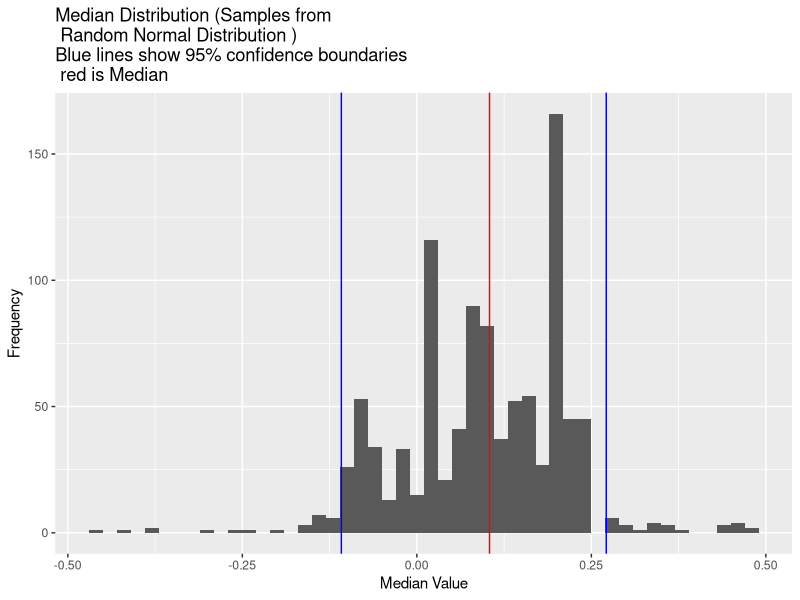
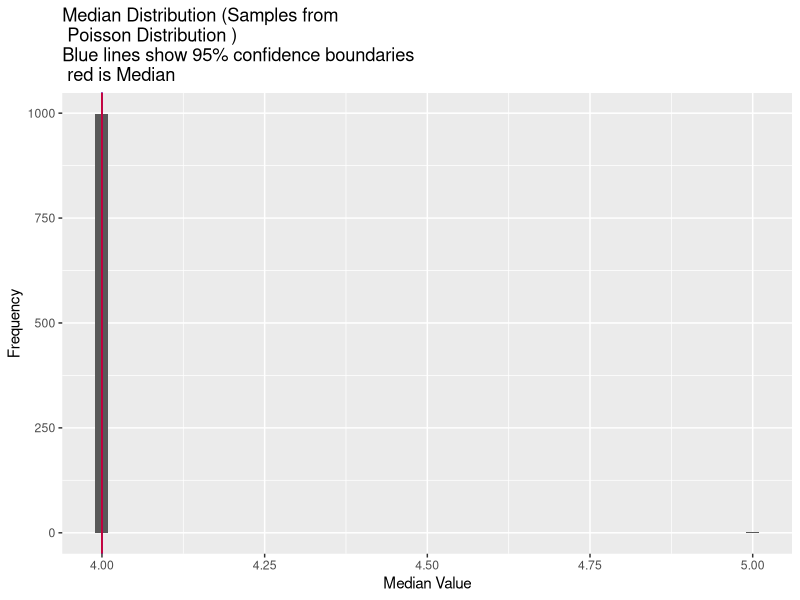
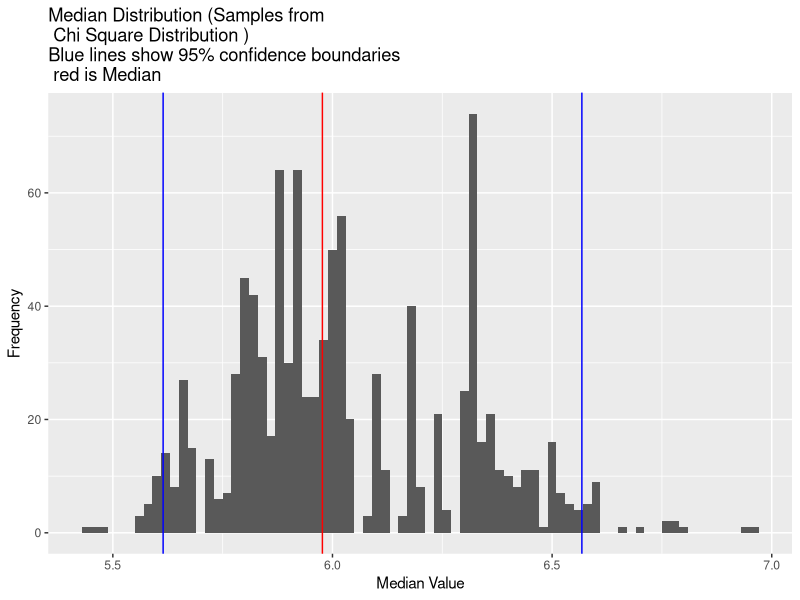

Source code (R) for these figures, in order: (Note: this script raises an error after producing the figures.)
## ---- chunk 1
# Natarajan Shankar
# W 203: Supplement Exercie 4
# July 20th

# Problem 1: BOOTSTRAPPING
#

# Play it safe and set a seed value to get repeatable results
set.seed(314156)

# Pull in needed libraries
library(ggplot2)

# Chose number of samples to be 1001. An odd number helps read the meadian vector easie
NBS <- 1001

# Set the confidence interval (CI) at plus/minus 95% (or 0.05 total outside the CI), 
# split evenly across two tails i.e. 0.025 at each tail
LOW_CI <- 0.05/2
HIGH_CI <- 1 - LOW_CI

# FUNCTION: bootstrap_median()
# Inputs: Number of iterations, NBS and  the parent sample
# Iteration processing to extract many bootstrap samples 
bootstrap_median <- function (iteration, parent_sample) {
  
  # Take a child sample from the parent sample, with replacement.
  # Child sample has the same length as the parent sample
  child_sample <- sample(parent_sample, size = length(parent_sample), replace = TRUE)
    
  # Calculate the median of the new sample
  child_median <- median(child_sample)
  
  # return the calculated mean
  return(child_median)
}


# Main bootstrap processing function
#   1. Takes a parent sample (from one of Random Normal, Chi Square, Binomial)
#   2. Takes the number of bootstrap iteraions (NBS) 
#   3. Iterates over each sample and extracts a median
#   4. Returns a collection of bootstrapped medians and CI interval
median_bootstrap <- function(parent_sample, NBS) {
  
  # Compute the median across NBS sub samples
  median_distribution <- sapply(1:NBS, bootstrap_median, parent_sample = parent_sample)
  
  # Sort the medians from high to low
  median_distribution <- sort(median_distribution)
  
  # compute the 95% confidence interval
  low_CI <- median_distribution[round(NBS * LOW_CI)]
  high_CI <- median_distribution[round(NBS * HIGH_CI)]
  
  # Function returns the median distribution and confidence intervals
  return(list(median_distribution, c(low_CI, high_CI)))
}


# Test the median bootstrap using 3 kinds of data distributions
# 1. Random Normal
# 2. Poisson
# 3. Chi Square
# Plot results for each
test_code <- function() {
  # Random Normal Distribution
    parent_sample <- rnorm(n=100, mean=0, sd =1)
    results <- median_bootstrap(parent_sample, NBS)
    distribution_hist(results, "Random Normal Distribution")
    
  # Poisson Distribution
    parent_sample <- rpois(300, 4)
    results <- median_bootstrap(parent_sample, NBS)
    distribution_hist(results, "Poisson Distribution")
    
  # Chi Square Distribution
    parent_sample <- rchisq(300, df=7)
    results <- median_bootstrap(parent_sample, NBS)
    distribution_hist(results, "Chi Square Distribution")
}



# Use one common plot routine that can be used by the test code. 
# Customize the header strings so that each plat is distinguished by title
distribution_hist <- function (results, type = "") {
    resultsDF <- data.frame(results[[1]])
    myPlot <- ggplot(resultsDF, aes(results[[1]]))
    myPlot <- myPlot + geom_histogram(binwidth=0.02)
    myPlot <- myPlot + 
      ggtitle(paste ("Median Distribution (Samples from \n", type, ")", 
                "\nBlue lines show 95% confidence boundaries\n", "red is Median")) + 
                labs(x="Median Value", y="Frequency") +
                geom_vline(xintercept = results[[2]][1], color = "blue") + 
                geom_vline(xintercept= results[[2]][2], color="blue") +
                geom_vline(xintercept= results[[1]][round(1001/2)], color="red")
    plot(myPlot)
}

# Test the code above
test_code()
## ---- chunk 2
    
# Problem 2: OPTIMIZATION PROBLEM
#

# Function : isEmpty()
# Support routine to determine whether a vector is empty
# Used after cleaning up negative numbers fromm user input.
# If after cleanup of negative numbers, the vector is null, do not process further
isEmpty <- function(x) {
  return(length(x)==0)
}


# Function: objf()
# Scaffolding Cost function for Optim
# Take 3 numbers, x, r, and k. Raise r to the power of k and compare with X
# Return square of the compare

objf <- function(r, numbers, k) {
  
  cost = (numbers - (r^k)) ^2

  return(cost)
}

# Function: rootk()
# Function to find the root k of a positive number using numerical optimization
# Accept a vecor of numbers, numbers
# Return root k for all the numbers in the vector
rootk <- function(numbers, k, start = NULL) {
  
  if (!isEmpty(x <- numbers[numbers < 0])) {
    cat("\nCaution 0001 :  negative numbers in vector, being removed... \n\n\n")
    numbers <- numbers[numbers >= 0]

    # Catch illegal k values (does not work via rmarkdown, needs investigation!!)
    if (k < 0) {
      stop("\nERROR 001: Root request is invalid (below 0), Processing stopped")
    }
      
    # Stop if no numbers to process after negative number cleanup
    if(isEmpty(numbers))
        stop("\nERROR 002: Input had negative numbers, 
                    \ncleaned up number vector is empty!, Processing stopped")
  }
  
  # In case the user does not provide a starting approximation, start at 1
  is.null(start)
    start = 1
   
  # User vector has positive numbers and has been sanitized
  # apply Optim() to all members in the vector. Return a vecor of results
  # Use method BGFS for optimized processing
  # 
  roots <- sapply(numbers, function(i) {optim(par = i, 
                            numbers = i, objf, k = k, start = start, method="BFGS", control = list(maxit = 400))$par})
    result <- list(numbers, roots)
  
  # For pretty printing of final message
  if (k ==1)
      tag <- "st"
  else if (k ==2)
      tag <- "nd (square)"
  else if (k == 3)
      tag <- "rd (cube)"
  else 
      tag <- "th level"
  
    names(result) <- c("Processed Numbers", paste ("Corresponding", 
                          paste(k, tag, sep =""), "Root for each processed number"))
    return(result)

}
## ---- chunk 3
rootk(4, 2)
## ---- chunk 4
rootk(125,3, start = NULL)
## ---- chunk 5
rootk(134217728,9)
## ---- chunk 6
rootk(c(25, -125, 96), 3)
## ---- chunk 7
rootk(c(25, 125, 96), -3)
## ---- chunk 8
rootk(c(-25, -125, -96), 5)


